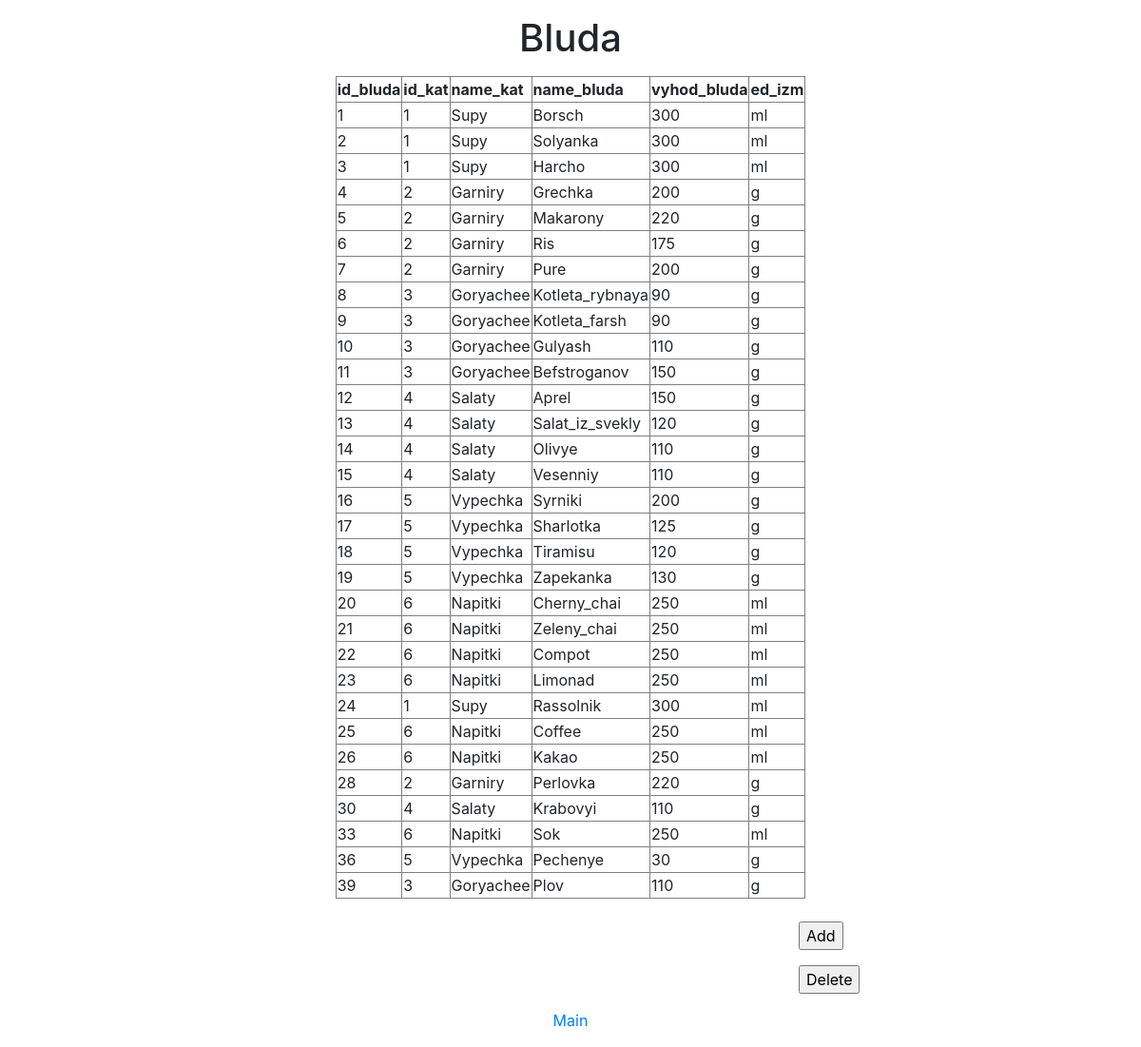
Page /bluda.php on the committed database.
### tables this page shows
CREATE TABLE `bluda` (
  `id_bluda` int(11) NOT NULL,
  `id_kat` int(11) NOT NULL,
  `name_bluda` varchar(50) NOT NULL,
  `vyhod_bluda` decimal(10,0) NOT NULL
);

CREATE TABLE `kat` (
  `id_kat` int(11) NOT NULL,
  `name_kat` varchar(20) NOT NULL,
  `ed_izm` enum('g','ml','','') NOT NULL
);

### bluda.php (the view, shortened to what this page needs)
<!DOCTYPE html>
<html>
<head>
<link rel="stylesheet" href="https://stackpath.bootstrapcdn.com/bootstrap/4.4.1/css/bootstrap.min.css">
</head>
<body>
<p><h1 align="center">Bluda</h1></p>
<?php
require_once 'connection.php';
$link = mysqli_connect($host, $user, $password, $database)
    or die("Error! " . mysqli_error($link));
$query = "SELECT bluda.id_bluda, bluda.id_kat, kat.name_kat, bluda.name_bluda, bluda.vyhod_bluda, kat.ed_izm
FROM kat INNER JOIN bluda ON kat.id_kat = bluda.id_kat";
$result = mysqli_query($link, $query) or die("Error of query! " . mysqli_error($link));
if($result)
{
    $rows = mysqli_num_rows($result);
    echo "<table align='center' border=1px><tr><th> id_bluda</th><th>id_kat</th><th>name_kat</th><th>name_bluda</th><th>vyhod_bluda</th><th>ed_izm</th></tr>";
    for ($i = 0 ; $i < $rows ; ++$i)
    {
        $row = mysqli_fetch_row($result);
        echo "<tr>";
            for ($j = 0 ; $j < 6 ; ++$j) echo "<td>$row[$j]</td>";
        echo "</tr>";
    }
    echo "</table>";
	echo "<br>";
}
?>
<form method="GET" action="bludaadd.php">
<p class="margin"><input type="submit" value="Add"></p>
</form>
<form method="GET" action="bludadel.php">
<p class="margin"><input type="submit" value="Delete"></p>
</form>
<p align="center"><a href="index.php">Main</a></p>
</body>
</html>

### bluda.php (style rules this page uses)
.margin { margin-left: 70%; }

### rows in the picture
bluda: id_bluda "1", id_kat "1", name_bluda "Borsch", vyhod_bluda "300"
kat: name_kat "Supy", ed_izm "ml"
bluda: id_bluda "2", id_kat "1", name_bluda "Solyanka", vyhod_bluda "300"
bluda: id_bluda "3", id_kat "1", name_bluda "Harcho", vyhod_bluda "300"
bluda: id_bluda "4", id_kat "2", name_bluda "Grechka", vyhod_bluda "200"
kat: name_kat "Garniry", ed_izm "g"
bluda: id_bluda "5", id_kat "2", name_bluda "Makarony", vyhod_bluda "220"
bluda: id_bluda "6", id_kat "2", name_bluda "Ris", vyhod_bluda "175"
bluda: id_bluda "7", id_kat "2", name_bluda "Pure", vyhod_bluda "200"
bluda: id_bluda "8", id_kat "3", name_bluda "Kotleta_rybnaya", vyhod_bluda "90"
kat: name_kat "Goryachee", ed_izm "g"
bluda: id_bluda "9", id_kat "3", name_bluda "Kotleta_farsh", vyhod_bluda "90"
bluda: id_bluda "10", id_kat "3", name_bluda "Gulyash", vyhod_bluda "110"
bluda: id_bluda "11", id_kat "3", name_bluda "Befstroganov", vyhod_bluda "150"
bluda: id_bluda "12", id_kat "4", name_bluda "Aprel", vyhod_bluda "150"
kat: name_kat "Salaty", ed_izm "g"
bluda: id_bluda "13", id_kat "4", name_bluda "Salat_iz_svekly", vyhod_bluda "120"
bluda: id_bluda "14", id_kat "4", name_bluda "Olivye", vyhod_bluda "110"
bluda: id_bluda "15", id_kat "4", name_bluda "Vesenniy", vyhod_bluda "110"
bluda: id_bluda "16", id_kat "5", name_bluda "Syrniki", vyhod_bluda "200"
kat: name_kat "Vypechka", ed_izm "g"
bluda: id_bluda "17", id_kat "5", name_bluda "Sharlotka", vyhod_bluda "125"
bluda: id_bluda "18", id_kat "5", name_bluda "Tiramisu", vyhod_bluda "120"
bluda: id_bluda "19", id_kat "5", name_bluda "Zapekanka", vyhod_bluda "130"
bluda: id_bluda "20", id_kat "6", name_bluda "Cherny_chai", vyhod_bluda "250"
kat: name_kat "Napitki", ed_izm "ml"
bluda: id_bluda "21", id_kat "6", name_bluda "Zeleny_chai", vyhod_bluda "250"
bluda: id_bluda "22", id_kat "6", name_bluda "Compot", vyhod_bluda "250"
bluda: id_bluda "23", id_kat "6", name_bluda "Limonad", vyhod_bluda "250"
bluda: id_bluda "24", id_kat "1", name_bluda "Rassolnik", vyhod_bluda "300"
bluda: id_bluda "25", id_kat "6", name_bluda "Coffee", vyhod_bluda "250"
bluda: id_bluda "26", id_kat "6", name_bluda "Kakao", vyhod_bluda "250"
bluda: id_bluda "28", id_kat "2", name_bluda "Perlovka", vyhod_bluda "220"
bluda: id_bluda "30", id_kat "4", name_bluda "Krabovyi", vyhod_bluda "110"
bluda: id_bluda "33", id_kat "6", name_bluda "Sok", vyhod_bluda "250"
bluda: id_bluda "36", id_kat "5", name_bluda "Pechenye", vyhod_bluda "30"
bluda: id_bluda "39", id_kat "3", name_bluda "Plov", vyhod_bluda "110"
